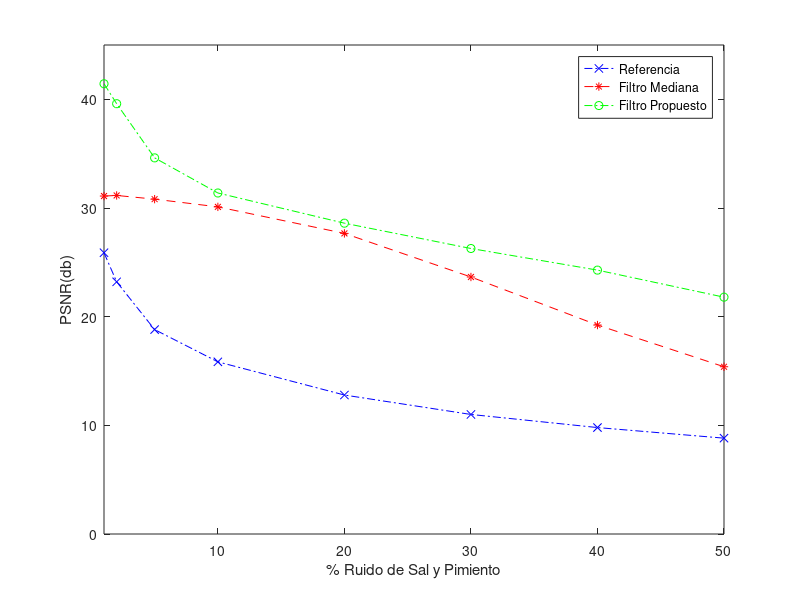

This figure's MATLAB source:
%GRafica TABLA IV - figura 8
%TEST CON LA IMAGEN 3 UTILIZADA PARA ENTRENAR EL ALGORITMO (1-50% DE RUIDO)
%Ruido (%)	
clear all,close all, clc
ruido=[1 2 5 10 20 30 40 50]
PSNR_Original=[25.8837 23.2070 18.812 15.843 12.789 11.0012 9.7957 8.820]
PSNR_Mediana=[31.1003 31.1553 30.815 30.104 27.663 23.6514 19.2288 15.391]
PSNR_Mpropuesto=[41.4358 39.5991 34.614 31.381 28.603 26.2732 24.2837 21.794]



figure
plot(ruido,PSNR_Original,'b-.x',ruido,PSNR_Mediana,'r--*',ruido,PSNR_Mpropuesto,'g-.o')
xlabel('% Ruido de Sal y Pimiento')
ylabel('PSNR(db)')
xlim([1 50  ])
ylim([0 45  ])
legend('Referencia','Filtro Mediana','Filtro Propuesto')




